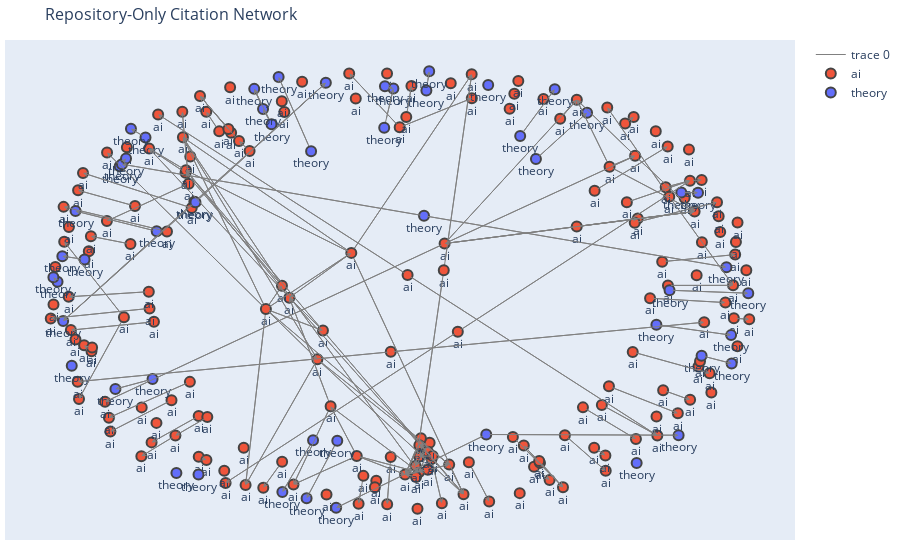

Notebook cell for this chart:
### Code cell
sub_areas_of_interest = ['ai','theory']  # Replace with your desired sub-area
theory_graph = filter_graph_by_sub_areas(G, sub_areas_of_interest)
draw_graph_plotly(theory_graph, sample_fraction=1.0)

### Figure 1 — Plotly figure (JSON) as saved in the notebook; plotly's stock layout.template omitted (floating-point values rounded to 4 significant figures; data arrays with more than 128 entries replaced by an {"elided": "..."} marker saying what was removed)
{"data": [{"hoverinfo": "none", "line": {"color": "gray", "width": 1}, "mode": "lines", "type": "scatter", "x": {"elided": "492 float values"}, "y": {"elided": "492 float values"}}, {"hoverinfo": "text", "marker": {"color": "#EF553B", "line": {"width": 2}, "size": 10}, "mode": "markers+text", "name": "ai", "text": {"elided": "185 str values"}, "textposition": "bottom center", "type": "scatter", "x": {"elided": "185 float values"}, "y": {"elided": "185 float values"}}, {"hoverinfo": "text", "marker": {"color": "#636EFA", "line": {"width": 2}, "size": 10}, "mode": "markers+text", "name": "theory", "text": ["theory", "theory", "theory", "theory", "theory", "theory", "theory", "theory", "theory", "theory", "theory", "theory", "theory", "theory", "theory", "theory", "theory", "theory", "theory", "theory", "theory", "theory", "theory", "theory", "theory", "theory", "theory", "theory", "theory", "theory", "theory", "theory", "theory", "theory", "theory", "theory", "theory", "theory", "theory", "theory", "theory", "theory", "theory", "theory", "theory", "theory", "theory", "theory", "theory", "theory", "theory", "theory", "theory"], "textposition": "bottom center", "type": "scatter", "x": [-0.7537, -0.5342, -0.5957, -0.8872, 0.6864, 0.09403, -0.7474, 0.2728, 0.4058, 0.5482, -0.01686, 0.008692, 0.7413, 0.9495, -0.3308, -0.3789, -0.3543, 0.2674, -0.1508, 0.8033, 0.778, 0.9973, -0.6622, -0.7656, 0.8107, 0.8573, -0.9268, -0.9383, -0.215, -0.3005, -0.736, -0.6506, -0.8767, -0.01481, -0.2205, -0.3109, 0.3619, 0.4583, -0.1476, -0.233, 0.9365, -0.5458, -0.9111, -0.5427, -0.8515, -0.9135, 0.8672, 0.951, -0.1794, -0.6818, -0.7223, 0.1006, 0.1085], "y": [0.5639, -0.8128, -0.8064, -0.3268, -0.7612, 0.3431, 0.5735, 0.9276, 0.5964, 0.8036, 0.736, 0.9117, -0.1437, -0.19, 0.7518, 0.91, 0.8205, -0.634, -0.9617, -0.6371, 0.01036, -0.002809, -0.3863, -0.4309, 0.4466, 0.4464, 0.04787, 0.06878, -0.6594, -0.8909, 0.5988, 0.2741, 0.3641, 0.922, 0.6315, 0.963, 0.6995, 0.9084, -0.6616, -0.919, 0.1134, 0.4056, -0.1269, 0.4035, 0.1481, 0.1625, -0.2821, -0.3167, 0.937, 0.6932, 0.7317, 0.9024, 0.9887]}], "layout": {"annotations": [{"arrowcolor": "gray", "arrowhead": 3, "arrowsize": 1, "arrowwidth": 1, "ax": 0.7672, "axref": "x", "ay": 0.4709, "ayref": "y", "showarrow": true, "x": 0.8349, "xref": "x", "y": 0.4999, "yref": "y"}, {"arrowcolor": "gray", "arrowhead": 3, "arrowsize": 1, "arrowwidth": 1, "ax": -0.711, "axref": "x", "ay": 0.3864, "ayref": "y", "showarrow": true, "x": -0.8696, "xref": "x", "y": 0.4569, "yref": "y"}, {"arrowcolor": "gray", "arrowhead": 3, "arrowsize": 1, "arrowwidth": 1, "ax": -0.4433, "axref": "x", "ay": 0.7144, "ayref": "y", "showarrow": true, "x": -0.53, "xref": "x", "y": 0.8783, "yref": "y"}, {"arrowcolor": "gray", "arrowhead": 3, "arrowsize": 1, "arrowwidth": 1, "ax": -0.5336, "axref": "x", "ay": -0.5516, "ayref": "y", "showarrow": true, "x": -0.6649, "xref": "x", "y": -0.6692, "yref": "y"}, {"arrowcolor": "gray", "arrowhead": 3, "arrowsize": 1, "arrowwidth": 1, "ax": 0.4005, "axref": "x", "ay": -0.7785, "ayref": "y", "showarrow": true, "x": 0.4438, "xref": "x", "y": -0.837, "yref": "y"}, {"arrowcolor": "gray", "arrowhead": 3, "arrowsize": 1, "arrowwidth": 1, "ax": 0.0446, "axref": "x", "ay": 0.7848, "ayref": "y", "showarrow": true, "x": 0.059, "xref": "x", "y": 0.9224, "yref": "y"}, {"arrowcolor": "gray", "arrowhead": 3, "arrowsize": 1, "arrowwidth": 1, "ax": 0.219, "axref": "x", "ay": -0.7577, "ayref": "y", "showarrow": true, "x": 0.2756, "xref": "x", "y": -0.9328, "yref": "y"}, {"arrowcolor": "gray", "arrowhead": 3, "arrowsize": 1, "arrowwidth": 1, "ax": -0.3464, "axref": "x", "ay": -0.07382, "ayref": "y", "showarrow": true, "x": -0.203, "xref": "x", "y": -0.298, "yref": "y"}, {"arrowcolor": "gray", "arrowhead": 3, "arrowsize": 1, "arrowwidth": 1, "ax": -0.3464, "axref": "x", "ay": -0.07382, "ayref": "y", "showarrow": true, "x": -0.1085, "xref": "x", "y": 0.1773, "yref": "y"}, {"arrowcolor": "gray", "arrowhead": 3, "arrowsize": 1, "arrowwidth": 1, "ax": -0.3464, "axref": "x", "ay": -0.07382, "ayref": "y", "showarrow": true, "x": -0.403, "xref": "x", "y": -0.8596, "yref": "y"}, {"arrowcolor": "gray", "arrowhead": 3, "arrowsize": 1, "arrowwidth": 1, "ax": -0.3464, "axref": "x", "ay": -0.07382, "ayref": "y", "showarrow": true, "x": -0.1875, "xref": "x", "y": -0.1699, "yref": "y"}, {"arrowcolor": "gray", "arrowhead": 3, "arrowsize": 1, "arrowwidth": 1, "ax": -0.3464, "axref": "x", "ay": -0.07382, "ayref": "y", "showarrow": true, "x": 0.1642, "xref": "x", "y": -0.7685, "yref": "y"}, {"arrowcolor": "gray", "arrowhead": 3, "arrowsize": 1, "arrowwidth": 1, "ax": -0.3464, "axref": "x", "ay": -0.07382, "ayref": "y", "showarrow": true, "x": -0.7889, "xref": "x", "y": 0.6253, "yref": "y"}, {"arrowcolor": "gray", "arrowhead": 3, "arrowsize": 1, "arrowwidth": 1, "ax": -0.3464, "axref": "x", "ay": -0.07382, "ayref": "y", "showarrow": true, "x": -0.5776, "xref": "x", "y": 0.6939, "yref": "y"}, {"arrowcolor": "gray", "arrowhead": 3, "arrowsize": 1, "arrowwidth": 1, "ax": -0.3464, "axref": "x", "ay": -0.07382, "ayref": "y", "showarrow": true, "x": -0.3016, "xref": "x", "y": 0.03055, "yref": "y"}, {"arrowcolor": "gray", "arrowhead": 3, "arrowsize": 1, "arrowwidth": 1, "ax": -0.203, "axref": "x", "ay": -0.298, "ayref": "y", "showarrow": true, "x": 0.1642, "xref": "x", "y": -0.7685, "yref": "y"}, {"arrowcolor": "gray", "arrowhead": 3, "arrowsize": 1, "arrowwidth": 1, "ax": -0.203, "axref": "x", "ay": -0.298, "ayref": "y", "showarrow": true, "x": -0.5776, "xref": "x", "y": 0.6939, "yref": "y"}, {"arrowcolor": "gray", "arrowhead": 3, "arrowsize": 1, "arrowwidth": 1, "ax": -0.203, "axref": "x", "ay": -0.298, "ayref": "y", "showarrow": true, "x": -0.403, "xref": "x", "y": -0.8596, "yref": "y"}, {"arrowcolor": "gray", "arrowhead": 3, "arrowsize": 1, "arrowwidth": 1, "ax": -0.203, "axref": "x", "ay": -0.298, "ayref": "y", "showarrow": true, "x": 0.2041, "xref": "x", "y": -0.9004, "yref": "y"}, {"arrowcolor": "gray", "arrowhead": 3, "arrowsize": 1, "arrowwidth": 1, "ax": -0.1085, "axref": "x", "ay": 0.1773, "ayref": "y", "showarrow": true, "x": -0.5776, "xref": "x", "y": 0.6939, "yref": "y"}, {"arrowcolor": "gray", "arrowhead": 3, "arrowsize": 1, "arrowwidth": 1, "ax": -0.1085, "axref": "x", "ay": 0.1773, "ayref": "y", "showarrow": true, "x": -0.5691, "xref": "x", "y": 0.5463, "yref": "y"}, {"arrowcolor": "gray", "arrowhead": 3, "arrowsize": 1, "arrowwidth": 1, "ax": -0.1085, "axref": "x", "ay": 0.1773, "ayref": "y", "showarrow": true, "x": 0.2268, "xref": "x", "y": 0.9749, "yref": "y"}, {"arrowcolor": "gray", "arrowhead": 3, "arrowsize": 1, "arrowwidth": 1, "ax": -0.1085, "axref": "x", "ay": 0.1773, "ayref": "y", "showarrow": true, "x": 0.2041, "xref": "x", "y": -0.9004, "yref": "y"}, {"arrowcolor": "gray", "arrowhead": 3, "arrowsize": 1, "arrowwidth": 1, "ax": -0.1085, "axref": "x", "ay": 0.1773, "ayref": "y", "showarrow": true, "x": -0.2811, "xref": "x", "y": -0.02294, "yref": "y"}, {"arrowcolor": "gray", "arrowhead": 3, "arrowsize": 1, "arrowwidth": 1, "ax": -0.1875, "axref": "x", "ay": -0.1699, "ayref": "y", "showarrow": true, "x": -0.2811, "xref": "x", "y": -0.02294, "yref": "y"}, {"arrowcolor": "gray", "arrowhead": 3, "arrowsize": 1, "arrowwidth": 1, "ax": -0.1875, "axref": "x", "ay": -0.1699, "ayref": "y", "showarrow": true, "x": 0.2041, "xref": "x", "y": -0.9004, "yref": "y"}, {"arrowcolor": "gray", "arrowhead": 3, "arrowsize": 1, "arrowwidth": 1, "ax": -0.1875, "axref": "x", "ay": -0.1699, "ayref": "y", "showarrow": true, "x": -0.5691, "xref": "x", "y": 0.5463, "yref": "y"}, {"arrowcolor": "gray", "arrowhead": 3, "arrowsize": 1, "arrowwidth": 1, "ax": 0.1642, "axref": "x", "ay": -0.7685, "ayref": "y", "showarrow": true, "x": 0.2041, "xref": "x", "y": -0.9004, "yref": "y"}, {"arrowcolor": "gray", "arrowhead": 3, "arrowsize": 1, "arrowwidth": 1, "ax": -0.2811, "axref": "x", "ay": -0.02294, "ayref": "y", "showarrow": true, "x": -0.5691, "xref": "x", "y": 0.5463, "yref": "y"}, {"arrowcolor": "gray", "arrowhead": 3, "arrowsize": 1, "arrowwidth": 1, "ax": -0.2811, "axref": "x", "ay": -0.02294, "ayref": "y", "showarrow": true, "x": -0.6717, "xref": "x", "y": 0.6439, "yref": "y"}, {"arrowcolor": "gray", "arrowhead": 3, "arrowsize": 1, "arrowwidth": 1, "ax": -0.2811, "axref": "x", "ay": -0.02294, "ayref": "y", "showarrow": true, "x": 0.2041, "xref": "x", "y": -0.9004, "yref": "y"}, {"arrowcolor": "gray", "arrowhead": 3, "arrowsize": 1, "arrowwidth": 1, "ax": 0.6542, "axref": "x", "ay": 0.755, "ayref": "y", "showarrow": true, "x": 0.6781, "xref": "x", "y": 0.7845, "yref": "y"}, {"arrowcolor": "gray", "arrowhead": 3, "arrowsize": 1, "arrowwidth": 1, "ax": -0.5582, "axref": "x", "ay": -0.3989, "ayref": "y", "showarrow": true, "x": -0.7836, "xref": "x", "y": -0.5587, "yref": "y"}, {"arrowcolor": "gray", "arrowhead": 3, "arrowsize": 1, "arrowwidth": 1, "ax": -0.3016, "axref": "x", "ay": 0.03055, "ayref": "y", "showarrow": true, "x": -0.5776, "xref": "x", "y": 0.6939, "yref": "y"}, {"arrowcolor": "gray", "arrowhead": 3, "arrowsize": 1, "arrowwidth": 1, "ax": -0.3016, "axref": "x", "ay": 0.03055, "ayref": "y", "showarrow": true, "x": -0.5703, "xref": "x", "y": 0.5352, "yref": "y"}, {"arrowcolor": "gray", "arrowhead": 3, "arrowsize": 1, "arrowwidth": 1, "ax": -0.3016, "axref": "x", "ay": 0.03055, "ayref": "y", "showarrow": true, "x": 0.07984, "xref": "x", "y": -0.8029, "yref": "y"}, {"arrowcolor": "gray", "arrowhead": 3, "arrowsize": 1, "arrowwidth": 1, "ax": -0.5703, "axref": "x", "ay": 0.5352, "ayref": "y", "showarrow": true, "x": -0.6717, "xref": "x", "y": 0.6439, "yref": "y"}, {"arrowcolor": "gray", "arrowhead": 3, "arrowsize": 1, "arrowwidth": 1, "ax": 0.07984, "axref": "x", "ay": -0.8029, "ayref": "y", "showarrow": true, "x": 0.04134, "xref": "x", "y": -0.8123, "yref": "y"}, {"arrowcolor": "gray", "arrowhead": 3, "arrowsize": 1, "arrowwidth": 1, "ax": -0.4765, "axref": "x", "ay": 0.7202, "ayref": "y", "showarrow": true, "x": -0.5124, "xref": "x", "y": 0.8075, "yref": "y"}, {"arrowcolor": "gray", "arrowhead": 3, "arrowsize": 1, "arrowwidth": 1, "ax": -0.6219, "axref": "x", "ay": 0.2732, "ayref": "y", "showarrow": true, "x": -0.9099, "xref": "x", "y": 0.3829, "yref": "y"}, {"arrowcolor": "gray", "arrowhead": 3, "arrowsize": 1, "arrowwidth": 1, "ax": 0.4864, "axref": "x", "ay": -0.6369, "ayref": "y", "showarrow": true, "x": 0.6002, "xref": "x", "y": -0.7963, "yref": "y"}, {"arrowcolor": "gray", "arrowhead": 3, "arrowsize": 1, "arrowwidth": 1, "ax": 0.7574, "axref": "x", "ay": 0.138, "ayref": "y", "showarrow": true, "x": 0.9608, "xref": "x", "y": 0.1696, "yref": "y"}, {"arrowcolor": "gray", "arrowhead": 3, "arrowsize": 1, "arrowwidth": 1, "ax": 0.1047, "axref": "x", "ay": -0.791, "ayref": "y", "showarrow": true, "x": 0.1642, "xref": "x", "y": -0.7685, "yref": "y"}, {"arrowcolor": "gray", "arrowhead": 3, "arrowsize": 1, "arrowwidth": 1, "ax": 0.1047, "axref": "x", "ay": -0.791, "ayref": "y", "showarrow": true, "x": 0.07984, "xref": "x", "y": -0.8029, "yref": "y"}, {"arrowcolor": "gray", "arrowhead": 3, "arrowsize": 1, "arrowwidth": 1, "ax": 0.1047, "axref": "x", "ay": -0.791, "ayref": "y", "showarrow": true, "x": 0.04134, "xref": "x", "y": -0.8123, "yref": "y"}, {"arrowcolor": "gray", "arrowhead": 3, "arrowsize": 1, "arrowwidth": 1, "ax": 0.6895, "axref": "x", "ay": 0.3307, "ayref": "y", "showarrow": true, "x": 0.8478, "xref": "x", "y": 0.3621, "yref": "y"}, {"arrowcolor": "gray", "arrowhead": 3, "arrowsize": 1, "arrowwidth": 1, "ax": 0.5195, "axref": "x", "ay": 0.2951, "ayref": "y", "showarrow": true, "x": 0.6895, "xref": "x", "y": 0.3307, "yref": "y"}, {"arrowcolor": "gray", "arrowhead": 3, "arrowsize": 1, "arrowwidth": 1, "ax": 0.5195, "axref": "x", "ay": 0.2951, "ayref": "y", "showarrow": true, "x": 0.8478, "xref": "x", "y": 0.3621, "yref": "y"}, {"arrowcolor": "gray", "arrowhead": 3, "arrowsize": 1, "arrowwidth": 1, "ax": 0.5195, "axref": "x", "ay": 0.2951, "ayref": "y", "showarrow": true, "x": 0.1514, "xref": "x", "y": 0.219, "yref": "y"}, {"arrowcolor": "gray", "arrowhead": 3, "arrowsize": 1, "arrowwidth": 1, "ax": 0.7237, "axref": "x", "ay": -0.02529, "ayref": "y", "showarrow": true, "x": 0.9336, "xref": "x", "y": -0.04463, "yref": "y"}, {"arrowcolor": "gray", "arrowhead": 3, "arrowsize": 1, "arrowwidth": 1, "ax": 0.07051, "axref": "x", "ay": -0.7752, "ayref": "y", "showarrow": true, "x": 0.04134, "xref": "x", "y": -0.8123, "yref": "y"}, {"arrowcolor": "gray", "arrowhead": 3, "arrowsize": 1, "arrowwidth": 1, "ax": 0.1097, "axref": "x", "ay": -0.6712, "ayref": "y", "showarrow": true, "x": 0.07051, "xref": "x", "y": -0.7752, "yref": "y"}, {"arrowcolor": "gray", "arrowhead": 3, "arrowsize": 1, "arrowwidth": 1, "ax": 0.1097, "axref": "x", "ay": -0.6712, "ayref": "y", "showarrow": true, "x": 0.08107, "xref": "x", "y": -0.7319, "yref": "y"}, {"arrowcolor": "gray", "arrowhead": 3, "arrowsize": 1, "arrowwidth": 1, "ax": 0.1097, "axref": "x", "ay": -0.6712, "ayref": "y", "showarrow": true, "x": 0.08106, "xref": "x", "y": -0.682, "yref": "y"}, {"arrowcolor": "gray", "arrowhead": 3, "arrowsize": 1, "arrowwidth": 1, "ax": 0.1491, "axref": "x", "ay": 0.0994, "ayref": "y", "showarrow": true, "x": 0.07051, "xref": "x", "y": -0.7752, "yref": "y"}, {"arrowcolor": "gray", "arrowhead": 3, "arrowsize": 1, "arrowwidth": 1, "ax": 0.1491, "axref": "x", "ay": 0.0994, "ayref": "y", "showarrow": true, "x": 0.2268, "xref": "x", "y": 0.9749, "yref": "y"}, {"arrowcolor": "gray", "arrowhead": 3, "arrowsize": 1, "arrowwidth": 1, "ax": 0.08107, "axref": "x", "ay": -0.7319, "ayref": "y", "showarrow": true, "x": 0.07051, "xref": "x", "y": -0.7752, "yref": "y"}, {"arrowcolor": "gray", "arrowhead": 3, "arrowsize": 1, "arrowwidth": 1, "ax": 0.08107, "axref": "x", "ay": -0.7319, "ayref": "y", "showarrow": true, "x": 0.04134, "xref": "x", "y": -0.8123, "yref": "y"}, {"arrowcolor": "gray", "arrowhead": 3, "arrowsize": 1, "arrowwidth": 1, "ax": 0.1882, "axref": "x", "ay": -0.1746, "ayref": "y", "showarrow": true, "x": -0.4587, "xref": "x", "y": -0.8502, "yref": "y"}, {"arrowcolor": "gray", "arrowhead": 3, "arrowsize": 1, "arrowwidth": 1, "ax": 0.1882, "axref": "x", "ay": -0.1746, "ayref": "y", "showarrow": true, "x": 0.8349, "xref": "x", "y": 0.4999, "yref": "y"}, {"arrowcolor": "gray", "arrowhead": 3, "arrowsize": 1, "arrowwidth": 1, "ax": 0.5693, "axref": "x", "ay": 0.4549, "ayref": "y", "showarrow": true, "x": 0.7729, "xref": "x", "y": 0.6529, "yref": "y"}, {"arrowcolor": "gray", "arrowhead": 3, "arrowsize": 1, "arrowwidth": 1, "ax": 0.5893, "axref": "x", "ay": -0.5018, "ayref": "y", "showarrow": true, "x": 0.7439, "xref": "x", "y": -0.6385, "yref": "y"}, {"arrowcolor": "gray", "arrowhead": 3, "arrowsize": 1, "arrowwidth": 1, "ax": 0.4733, "axref": "x", "ay": 0.7764, "ayref": "y", "showarrow": true, "x": 0.5197, "xref": "x", "y": 0.8612, "yref": "y"}, {"arrowcolor": "gray", "arrowhead": 3, "arrowsize": 1, "arrowwidth": 1, "ax": -0.8323, "axref": "x", "ay": -0.2618, "ayref": "y", "showarrow": true, "x": -0.8529, "xref": "x", "y": -0.2353, "yref": "y"}, {"arrowcolor": "gray", "arrowhead": 3, "arrowsize": 1, "arrowwidth": 1, "ax": -0.6705, "axref": "x", "ay": -0.07073, "ayref": "y", "showarrow": true, "x": -0.9457, "xref": "x", "y": -0.1157, "yref": "y"}, {"arrowcolor": "gray", "arrowhead": 3, "arrowsize": 1, "arrowwidth": 1, "ax": -0.09338, "axref": "x", "ay": -0.7297, "ayref": "y", "showarrow": true, "x": -0.2696, "xref": "x", "y": -0.8576, "yref": "y"}, {"arrowcolor": "gray", "arrowhead": 3, "arrowsize": 1, "arrowwidth": 1, "ax": -0.09338, "axref": "x", "ay": -0.7297, "ayref": "y", "showarrow": true, "x": 0.07984, "xref": "x", "y": -0.8029, "yref": "y"}, {"arrowcolor": "gray", "arrowhead": 3, "arrowsize": 1, "arrowwidth": 1, "ax": -0.09338, "axref": "x", "ay": -0.7297, "ayref": "y", "showarrow": true, "x": 0.04134, "xref": "x", "y": -0.8123, "yref": "y"}, {"arrowcolor": "gray", "arrowhead": 3, "arrowsize": 1, "arrowwidth": 1, "ax": -0.09338, "axref": "x", "ay": -0.7297, "ayref": "y", "showarrow": true, "x": -0.1661, "xref": "x", "y": -0.5077, "yref": "y"}, {"arrowcolor": "gray", "arrowhead": 3, "arrowsize": 1, "arrowwidth": 1, "ax": 0.02623, "axref": "x", "ay": 0.7386, "ayref": "y", "showarrow": true, "x": 0.2272, "xref": "x", "y": 0.8679, "yref": "y"}, {"arrowcolor": "gray", "arrowhead": 3, "arrowsize": 1, "arrowwidth": 1, "ax": 0.02623, "axref": "x", "ay": 0.7386, "ayref": "y", "showarrow": true, "x": -0.1144, "xref": "x", "y": 0.9789, "yref": "y"}, {"arrowcolor": "gray", "arrowhead": 3, "arrowsize": 1, "arrowwidth": 1, "ax": -0.03896, "axref": "x", "ay": -0.8407, "ayref": "y", "showarrow": true, "x": -0.04289, "xref": "x", "y": -0.8698, "yref": "y"}, {"arrowcolor": "gray", "arrowhead": 3, "arrowsize": 1, "arrowwidth": 1, "ax": 0.001477, "axref": "x", "ay": -0.2647, "ayref": "y", "showarrow": true, "x": 0.8745, "xref": "x", "y": -0.1324, "yref": "y"}, {"arrowcolor": "gray", "arrowhead": 3, "arrowsize": 1, "arrowwidth": 1, "ax": 0.001477, "axref": "x", "ay": -0.2647, "ayref": "y", "showarrow": true, "x": -0.8708, "xref": "x", "y": -0.3979, "yref": "y"}, {"arrowcolor": "gray", "arrowhead": 3, "arrowsize": 1, "arrowwidth": 1, "ax": -0.6582, "axref": "x", "ay": -0.1308, "ayref": "y", "showarrow": true, "x": -0.8897, "xref": "x", "y": -0.1676, "yref": "y"}, {"arrowcolor": "gray", "arrowhead": 3, "arrowsize": 1, "arrowwidth": 1, "ax": 0.6109, "axref": "x", "ay": 0.5626, "ayref": "y", "showarrow": true, "x": 0.8478, "xref": "x", "y": 0.3621, "yref": "y"}, {"arrowcolor": "gray", "arrowhead": 3, "arrowsize": 1, "arrowwidth": 1, "ax": 0.6109, "axref": "x", "ay": 0.5626, "ayref": "y", "showarrow": true, "x": 0.682, "xref": "x", "y": 0.6109, "yref": "y"}, {"arrowcolor": "gray", "arrowhead": 3, "arrowsize": 1, "arrowwidth": 1, "ax": 0.6109, "axref": "x", "ay": 0.5626, "ayref": "y", "showarrow": true, "x": 0.5197, "xref": "x", "y": 0.8612, "yref": "y"}, {"arrowcolor": "gray", "arrowhead": 3, "arrowsize": 1, "arrowwidth": 1, "ax": 0.682, "axref": "x", "ay": 0.6109, "ayref": "y", "showarrow": true, "x": 0.5197, "xref": "x", "y": 0.8612, "yref": "y"}, {"arrowcolor": "gray", "arrowhead": 3, "arrowsize": 1, "arrowwidth": 1, "ax": 0.682, "axref": "x", "ay": 0.6109, "ayref": "y", "showarrow": true, "x": 0.8478, "xref": "x", "y": 0.3621, "yref": "y"}, {"arrowcolor": "gray", "arrowhead": 3, "arrowsize": 1, "arrowwidth": 1, "ax": -0.295, "axref": "x", "ay": 0.8069, "ayref": "y", "showarrow": true, "x": -0.3021, "xref": "x", "y": 0.8552, "yref": "y"}, {"arrowcolor": "gray", "arrowhead": 3, "arrowsize": 1, "arrowwidth": 1, "ax": 0.3416, "axref": "x", "ay": -0.6447, "ayref": "y", "showarrow": true, "x": 0.4811, "xref": "x", "y": -0.8698, "yref": "y"}, {"arrowcolor": "gray", "arrowhead": 3, "arrowsize": 1, "arrowwidth": 1, "ax": -0.7237, "axref": "x", "ay": 0.2169, "ayref": "y", "showarrow": true, "x": -0.8339, "xref": "x", "y": 0.2514, "yref": "y"}, {"arrowcolor": "gray", "arrowhead": 3, "arrowsize": 1, "arrowwidth": 1, "ax": 0.8585, "axref": "x", "ay": -0.3301, "ayref": "y", "showarrow": true, "x": 0.8629, "xref": "x", "y": -0.3066, "yref": "y"}, {"arrowcolor": "gray", "arrowhead": 3, "arrowsize": 1, "arrowwidth": 1, "ax": -0.3012, "axref": "x", "ay": -0.7553, "ayref": "y", "showarrow": true, "x": -0.3537, "xref": "x", "y": -0.8716, "yref": "y"}, {"arrowcolor": "gray", "arrowhead": 3, "arrowsize": 1, "arrowwidth": 1, "ax": 0.7735, "axref": "x", "ay": 0.03202, "ayref": "y", "showarrow": true, "x": 0.955, "xref": "x", "y": 0.03228, "yref": "y"}, {"arrowcolor": "gray", "arrowhead": 3, "arrowsize": 1, "arrowwidth": 1, "ax": -0.5614, "axref": "x", "ay": 0.4867, "ayref": "y", "showarrow": true, "x": -0.5793, "xref": "x", "y": 0.8077, "yref": "y"}, {"arrowcolor": "gray", "arrowhead": 3, "arrowsize": 1, "arrowwidth": 1, "ax": -0.5614, "axref": "x", "ay": 0.4867, "ayref": "y", "showarrow": true, "x": -0.7893, "xref": "x", "y": 0.3198, "yref": "y"}, {"arrowcolor": "gray", "arrowhead": 3, "arrowsize": 1, "arrowwidth": 1, "ax": 0.8349, "axref": "x", "ay": 0.4999, "ayref": "y", "showarrow": true, "x": 0.8674, "xref": "x", "y": 0.503, "yref": "y"}, {"arrowcolor": "gray", "arrowhead": 3, "arrowsize": 1, "arrowwidth": 1, "ax": 0.659, "axref": "x", "ay": 0.4036, "ayref": "y", "showarrow": true, "x": 0.8349, "xref": "x", "y": 0.4999, "yref": "y"}, {"arrowcolor": "gray", "arrowhead": 3, "arrowsize": 1, "arrowwidth": 1, "ax": -0.7419, "axref": "x", "ay": -0.11, "ayref": "y", "showarrow": true, "x": -0.9083, "xref": "x", "y": 0.2274, "yref": "y"}, {"arrowcolor": "gray", "arrowhead": 3, "arrowsize": 1, "arrowwidth": 1, "ax": -0.7419, "axref": "x", "ay": -0.11, "ayref": "y", "showarrow": true, "x": -0.867, "xref": "x", "y": -0.4752, "yref": "y"}, {"arrowcolor": "gray", "arrowhead": 3, "arrowsize": 1, "arrowwidth": 1, "ax": 0.372, "axref": "x", "ay": -0.6835, "ayref": "y", "showarrow": true, "x": 0.4811, "xref": "x", "y": -0.8698, "yref": "y"}, {"arrowcolor": "gray", "arrowhead": 3, "arrowsize": 1, "arrowwidth": 1, "ax": 0.4171, "axref": "x", "ay": -0.7608, "ayref": "y", "showarrow": true, "x": 0.372, "xref": "x", "y": -0.6835, "yref": "y"}, {"arrowcolor": "gray", "arrowhead": 3, "arrowsize": 1, "arrowwidth": 1, "ax": 0.4171, "axref": "x", "ay": -0.7608, "ayref": "y", "showarrow": true, "x": 0.4811, "xref": "x", "y": -0.8698, "yref": "y"}, {"arrowcolor": "gray", "arrowhead": 3, "arrowsize": 1, "arrowwidth": 1, "ax": 0.5368, "axref": "x", "ay": -0.5128, "ayref": "y", "showarrow": true, "x": 0.6844, "xref": "x", "y": -0.6545, "yref": "y"}, {"arrowcolor": "gray", "arrowhead": 3, "arrowsize": 1, "arrowwidth": 1, "ax": -0.451, "axref": "x", "ay": 0.7312, "ayref": "y", "showarrow": true, "x": -0.53, "xref": "x", "y": 0.8783, "yref": "y"}, {"arrowcolor": "gray", "arrowhead": 3, "arrowsize": 1, "arrowwidth": 1, "ax": -0.4213, "axref": "x", "ay": 0.6772, "ayref": "y", "showarrow": true, "x": -0.53, "xref": "x", "y": 0.8783, "yref": "y"}, {"arrowcolor": "gray", "arrowhead": 3, "arrowsize": 1, "arrowwidth": 1, "ax": -0.5335, "axref": "x", "ay": -0.7336, "ayref": "y", "showarrow": true, "x": -0.512, "xref": "x", "y": -0.7475, "yref": "y"}, {"arrowcolor": "gray", "arrowhead": 3, "arrowsize": 1, "arrowwidth": 1, "ax": 0.9572, "axref": "x", "ay": -0.1146, "ayref": "y", "showarrow": true, "x": 1, "xref": "x", "y": -0.1195, "yref": "y"}, {"arrowcolor": "gray", "arrowhead": 3, "arrowsize": 1, "arrowwidth": 1, "ax": 0.4148, "axref": "x", "ay": -0.752, "ayref": "y", "showarrow": true, "x": 0.4811, "xref": "x", "y": -0.8698, "yref": "y"}, {"arrowcolor": "gray", "arrowhead": 3, "arrowsize": 1, "arrowwidth": 1, "ax": -0.5691, "axref": "x", "ay": 0.5463, "ayref": "y", "showarrow": true, "x": -0.6717, "xref": "x", "y": 0.6439, "yref": "y"}, {"arrowcolor": "gray", "arrowhead": 3, "arrowsize": 1, "arrowwidth": 1, "ax": 0.5679, "axref": "x", "ay": -0.6931, "ayref": "y", "showarrow": true, "x": 0.5993, "xref": "x", "y": -0.7279, "yref": "y"}, {"arrowcolor": "gray", "arrowhead": 3, "arrowsize": 1, "arrowwidth": 1, "ax": 0.1514, "axref": "x", "ay": 0.219, "ayref": "y", "showarrow": true, "x": 0.5197, "xref": "x", "y": 0.8612, "yref": "y"}, {"arrowcolor": "gray", "arrowhead": 3, "arrowsize": 1, "arrowwidth": 1, "ax": 0.1514, "axref": "x", "ay": 0.219, "ayref": "y", "showarrow": true, "x": 0.8478, "xref": "x", "y": 0.3621, "yref": "y"}, {"arrowcolor": "gray", "arrowhead": 3, "arrowsize": 1, "arrowwidth": 1, "ax": 0.1514, "axref": "x", "ay": 0.219, "ayref": "y", "showarrow": true, "x": -0.7945, "xref": "x", "y": -0.4879, "yref": "y"}, {"arrowcolor": "gray", "arrowhead": 3, "arrowsize": 1, "arrowwidth": 1, "ax": 0.1514, "axref": "x", "ay": 0.219, "ayref": "y", "showarrow": true, "x": 0.682, "xref": "x", "y": 0.6109, "yref": "y"}, {"arrowcolor": "gray", "arrowhead": 3, "arrowsize": 1, "arrowwidth": 1, "ax": -0.5531, "axref": "x", "ay": 0.378, "ayref": "y", "showarrow": true, "x": -0.8559, "xref": "x", "y": 0.5345, "yref": "y"}, {"arrowcolor": "gray", "arrowhead": 3, "arrowsize": 1, "arrowwidth": 1, "ax": 0.08547, "axref": "x", "ay": -0.6507, "ayref": "y", "showarrow": true, "x": 0.04134, "xref": "x", "y": -0.8123, "yref": "y"}, {"arrowcolor": "gray", "arrowhead": 3, "arrowsize": 1, "arrowwidth": 1, "ax": 0.08106, "axref": "x", "ay": -0.682, "ayref": "y", "showarrow": true, "x": 0.04134, "xref": "x", "y": -0.8123, "yref": "y"}, {"arrowcolor": "gray", "arrowhead": 3, "arrowsize": 1, "arrowwidth": 1, "ax": -0.6725, "axref": "x", "ay": 0.003903, "ayref": "y", "showarrow": true, "x": -0.8957, "xref": "x", "y": -0.01891, "yref": "y"}, {"arrowcolor": "gray", "arrowhead": 3, "arrowsize": 1, "arrowwidth": 1, "ax": 0.1151, "axref": "x", "ay": -0.7429, "ayref": "y", "showarrow": true, "x": 0.1437, "xref": "x", "y": -0.9406, "yref": "y"}, {"arrowcolor": "gray", "arrowhead": 3, "arrowsize": 1, "arrowwidth": 1, "ax": 0.681, "axref": "x", "ay": 0.3123, "ayref": "y", "showarrow": true, "x": 0.9103, "xref": "x", "y": 0.4039, "yref": "y"}, {"arrowcolor": "gray", "arrowhead": 3, "arrowsize": 1, "arrowwidth": 1, "ax": 0.7772, "axref": "x", "ay": 0.4286, "ayref": "y", "showarrow": true, "x": 0.6045, "xref": "x", "y": 0.8272, "yref": "y"}, {"arrowcolor": "gray", "arrowhead": 3, "arrowsize": 1, "arrowwidth": 1, "ax": 0.7772, "axref": "x", "ay": 0.4286, "ayref": "y", "showarrow": true, "x": 0.955, "xref": "x", "y": 0.03228, "yref": "y"}, {"arrowcolor": "gray", "arrowhead": 3, "arrowsize": 1, "arrowwidth": 1, "ax": -0.07481, "axref": "x", "ay": -0.8188, "ayref": "y", "showarrow": true, "x": -0.08818, "xref": "x", "y": -0.9431, "yref": "y"}, {"arrowcolor": "gray", "arrowhead": 3, "arrowsize": 1, "arrowwidth": 1, "ax": -0.3919, "axref": "x", "ay": 0.6326, "ayref": "y", "showarrow": true, "x": -0.4213, "xref": "x", "y": 0.6772, "yref": "y"}, {"arrowcolor": "gray", "arrowhead": 3, "arrowsize": 1, "arrowwidth": 1, "ax": 0.6754, "axref": "x", "ay": -0.2653, "ayref": "y", "showarrow": true, "x": 0.8896, "xref": "x", "y": -0.3606, "yref": "y"}, {"arrowcolor": "gray", "arrowhead": 3, "arrowsize": 1, "arrowwidth": 1, "ax": 0.6092, "axref": "x", "ay": -0.4187, "ayref": "y", "showarrow": true, "x": 0.8011, "xref": "x", "y": -0.5392, "yref": "y"}, {"arrowcolor": "gray", "arrowhead": 3, "arrowsize": 1, "arrowwidth": 1, "ax": 0.7601, "axref": "x", "ay": -0.4361, "ayref": "y", "showarrow": true, "x": 0.8353, "xref": "x", "y": -0.4793, "yref": "y"}, {"arrowcolor": "gray", "arrowhead": 3, "arrowsize": 1, "arrowwidth": 1, "ax": 0.04829, "axref": "x", "ay": 0.07889, "ayref": "y", "showarrow": true, "x": -0.6467, "xref": "x", "y": 0.796, "yref": "y"}, {"arrowcolor": "gray", "arrowhead": 3, "arrowsize": 1, "arrowwidth": 1, "ax": 0.04829, "axref": "x", "ay": 0.07889, "ayref": "y", "showarrow": true, "x": 0.7439, "xref": "x", "y": -0.6385, "yref": "y"}, {"arrowcolor": "gray", "arrowhead": 3, "arrowsize": 1, "arrowwidth": 1, "ax": 0.105, "axref": "x", "ay": -0.7107, "ayref": "y", "showarrow": true, "x": 0.08107, "xref": "x", "y": -0.7319, "yref": "y"}, {"arrowcolor": "gray", "arrowhead": 3, "arrowsize": 1, "arrowwidth": 1, "ax": 0.105, "axref": "x", "ay": -0.7107, "ayref": "y", "showarrow": true, "x": 0.07984, "xref": "x", "y": -0.8029, "yref": "y"}, {"arrowcolor": "gray", "arrowhead": 3, "arrowsize": 1, "arrowwidth": 1, "ax": 0.105, "axref": "x", "ay": -0.7107, "ayref": "y", "showarrow": true, "x": 0.08106, "xref": "x", "y": -0.682, "yref": "y"}, {"arrowcolor": "gray", "arrowhead": 3, "arrowsize": 1, "arrowwidth": 1, "ax": -0.5096, "axref": "x", "ay": -0.5563, "ayref": "y", "showarrow": true, "x": -0.5985, "xref": "x", "y": -0.6388, "yref": "y"}, {"arrowcolor": "gray", "arrowhead": 3, "arrowsize": 1, "arrowwidth": 1, "ax": -0.5985, "axref": "x", "ay": -0.6388, "ayref": "y", "showarrow": true, "x": -0.6934, "xref": "x", "y": -0.7311, "yref": "y"}, {"arrowcolor": "gray", "arrowhead": 3, "arrowsize": 1, "arrowwidth": 1, "ax": -0.6093, "axref": "x", "ay": -0.4807, "ayref": "y", "showarrow": true, "x": -0.7796, "xref": "x", "y": -0.6211, "yref": "y"}, {"arrowcolor": "gray", "arrowhead": 3, "arrowsize": 1, "arrowwidth": 1, "ax": 0.001321, "axref": "x", "ay": -0.7341, "ayref": "y", "showarrow": true, "x": -0.008569, "xref": "x", "y": -0.9456, "yref": "y"}, {"arrowcolor": "gray", "arrowhead": 3, "arrowsize": 1, "arrowwidth": 1, "ax": -0.1661, "axref": "x", "ay": -0.5077, "ayref": "y", "showarrow": true, "x": -0.2811, "xref": "x", "y": -0.02294, "yref": "y"}, {"arrowcolor": "gray", "arrowhead": 3, "arrowsize": 1, "arrowwidth": 1, "ax": -0.1661, "axref": "x", "ay": -0.5077, "ayref": "y", "showarrow": true, "x": 0.07984, "xref": "x", "y": -0.8029, "yref": "y"}, {"arrowcolor": "gray", "arrowhead": 3, "arrowsize": 1, "arrowwidth": 1, "ax": -0.1661, "axref": "x", "ay": -0.5077, "ayref": "y", "showarrow": true, "x": -0.2696, "xref": "x", "y": -0.8576, "yref": "y"}, {"arrowcolor": "gray", "arrowhead": 3, "arrowsize": 1, "arrowwidth": 1, "ax": 0.07186, "axref": "x", "ay": -0.8235, "ayref": "y", "showarrow": true, "x": 0.07984, "xref": "x", "y": -0.8029, "yref": "y"}, {"arrowcolor": "gray", "arrowhead": 3, "arrowsize": 1, "arrowwidth": 1, "ax": 0.07186, "axref": "x", "ay": -0.8235, "ayref": "y", "showarrow": true, "x": 0.04134, "xref": "x", "y": -0.8123, "yref": "y"}, {"arrowcolor": "gray", "arrowhead": 3, "arrowsize": 1, "arrowwidth": 1, "ax": 0.1182, "axref": "x", "ay": -0.7295, "ayref": "y", "showarrow": true, "x": 0.08107, "xref": "x", "y": -0.7319, "yref": "y"}, {"arrowcolor": "gray", "arrowhead": 3, "arrowsize": 1, "arrowwidth": 1, "ax": -0.7537, "axref": "x", "ay": 0.5639, "ayref": "y", "showarrow": true, "x": -0.736, "xref": "x", "y": 0.5988, "yref": "y"}, {"arrowcolor": "gray", "arrowhead": 3, "arrowsize": 1, "arrowwidth": 1, "ax": 0.09403, "axref": "x", "ay": 0.3431, "ayref": "y", "showarrow": true, "x": -0.7474, "xref": "x", "y": 0.5735, "yref": "y"}, {"arrowcolor": "gray", "arrowhead": 3, "arrowsize": 1, "arrowwidth": 1, "ax": 0.09403, "axref": "x", "ay": 0.3431, "ayref": "y", "showarrow": true, "x": 0.9365, "xref": "x", "y": 0.1134, "yref": "y"}, {"arrowcolor": "gray", "arrowhead": 3, "arrowsize": 1, "arrowwidth": 1, "ax": 0.4058, "axref": "x", "ay": 0.5964, "ayref": "y", "showarrow": true, "x": 0.5482, "xref": "x", "y": 0.8036, "yref": "y"}, {"arrowcolor": "gray", "arrowhead": 3, "arrowsize": 1, "arrowwidth": 1, "ax": -0.01686, "axref": "x", "ay": 0.736, "ayref": "y", "showarrow": true, "x": 0.008692, "xref": "x", "y": 0.9117, "yref": "y"}, {"arrowcolor": "gray", "arrowhead": 3, "arrowsize": 1, "arrowwidth": 1, "ax": 0.7413, "axref": "x", "ay": -0.1437, "ayref": "y", "showarrow": true, "x": 0.9495, "xref": "x", "y": -0.19, "yref": "y"}, {"arrowcolor": "gray", "arrowhead": 3, "arrowsize": 1, "arrowwidth": 1, "ax": -0.3308, "axref": "x", "ay": 0.7518, "ayref": "y", "showarrow": true, "x": -0.3789, "xref": "x", "y": 0.91, "yref": "y"}, {"arrowcolor": "gray", "arrowhead": 3, "arrowsize": 1, "arrowwidth": 1, "ax": -0.3308, "axref": "x", "ay": 0.7518, "ayref": "y", "showarrow": true, "x": -0.3543, "xref": "x", "y": 0.8205, "yref": "y"}, {"arrowcolor": "gray", "arrowhead": 3, "arrowsize": 1, "arrowwidth": 1, "ax": -0.3543, "axref": "x", "ay": 0.8205, "ayref": "y", "showarrow": true, "x": -0.3789, "xref": "x", "y": 0.91, "yref": "y"}, {"arrowcolor": "gray", "arrowhead": 3, "arrowsize": 1, "arrowwidth": 1, "ax": 0.2674, "axref": "x", "ay": -0.634, "ayref": "y", "showarrow": true, "x": -0.1508, "xref": "x", "y": -0.9617, "yref": "y"}, {"arrowcolor": "gray", "arrowhead": 3, "arrowsize": 1, "arrowwidth": 1, "ax": 0.2674, "axref": "x", "ay": -0.634, "ayref": "y", "showarrow": true, "x": 0.8033, "xref": "x", "y": -0.6371, "yref": "y"}, {"arrowcolor": "gray", "arrowhead": 3, "arrowsize": 1, "arrowwidth": 1, "ax": 0.778, "axref": "x", "ay": 0.01036, "ayref": "y", "showarrow": true, "x": 0.9973, "xref": "x", "y": -0.002809, "yref": "y"}, {"arrowcolor": "gray", "arrowhead": 3, "arrowsize": 1, "arrowwidth": 1, "ax": -0.6622, "axref": "x", "ay": -0.3863, "ayref": "y", "showarrow": true, "x": -0.7656, "xref": "x", "y": -0.4309, "yref": "y"}, {"arrowcolor": "gray", "arrowhead": 3, "arrowsize": 1, "arrowwidth": 1, "ax": 0.8107, "axref": "x", "ay": 0.4466, "ayref": "y", "showarrow": true, "x": 0.8573, "xref": "x", "y": 0.4464, "yref": "y"}, {"arrowcolor": "gray", "arrowhead": 3, "arrowsize": 1, "arrowwidth": 1, "ax": -0.9268, "axref": "x", "ay": 0.04787, "ayref": "y", "showarrow": true, "x": -0.9383, "xref": "x", "y": 0.06878, "yref": "y"}, {"arrowcolor": "gray", "arrowhead": 3, "arrowsize": 1, "arrowwidth": 1, "ax": -0.215, "axref": "x", "ay": -0.6594, "ayref": "y", "showarrow": true, "x": -0.3005, "xref": "x", "y": -0.8909, "yref": "y"}, {"arrowcolor": "gray", "arrowhead": 3, "arrowsize": 1, "arrowwidth": 1, "ax": -0.6506, "axref": "x", "ay": 0.2741, "ayref": "y", "showarrow": true, "x": -0.8767, "xref": "x", "y": 0.3641, "yref": "y"}, {"arrowcolor": "gray", "arrowhead": 3, "arrowsize": 1, "arrowwidth": 1, "ax": -0.01481, "axref": "x", "ay": 0.922, "ayref": "y", "showarrow": true, "x": 0.008692, "xref": "x", "y": 0.9117, "yref": "y"}, {"arrowcolor": "gray", "arrowhead": 3, "arrowsize": 1, "arrowwidth": 1, "ax": -0.2205, "axref": "x", "ay": 0.6315, "ayref": "y", "showarrow": true, "x": -0.3109, "xref": "x", "y": 0.963, "yref": "y"}, {"arrowcolor": "gray", "arrowhead": 3, "arrowsize": 1, "arrowwidth": 1, "ax": 0.3619, "axref": "x", "ay": 0.6995, "ayref": "y", "showarrow": true, "x": 0.4583, "xref": "x", "y": 0.9084, "yref": "y"}, {"arrowcolor": "gray", "arrowhead": 3, "arrowsize": 1, "arrowwidth": 1, "ax": -0.1476, "axref": "x", "ay": -0.6616, "ayref": "y", "showarrow": true, "x": -0.233, "xref": "x", "y": -0.919, "yref": "y"}, {"arrowcolor": "gray", "arrowhead": 3, "arrowsize": 1, "arrowwidth": 1, "ax": -0.5458, "axref": "x", "ay": 0.4056, "ayref": "y", "showarrow": true, "x": -0.9111, "xref": "x", "y": -0.1269, "yref": "y"}, {"arrowcolor": "gray", "arrowhead": 3, "arrowsize": 1, "arrowwidth": 1, "ax": -0.5458, "axref": "x", "ay": 0.4056, "ayref": "y", "showarrow": true, "x": -0.1794, "xref": "x", "y": 0.937, "yref": "y"}, {"arrowcolor": "gray", "arrowhead": 3, "arrowsize": 1, "arrowwidth": 1, "ax": -0.5427, "axref": "x", "ay": 0.4035, "ayref": "y", "showarrow": true, "x": -0.9111, "xref": "x", "y": -0.1269, "yref": "y"}, {"arrowcolor": "gray", "arrowhead": 3, "arrowsize": 1, "arrowwidth": 1, "ax": -0.5427, "axref": "x", "ay": 0.4035, "ayref": "y", "showarrow": true, "x": -0.1794, "xref": "x", "y": 0.937, "yref": "y"}, {"arrowcolor": "gray", "arrowhead": 3, "arrowsize": 1, "arrowwidth": 1, "ax": -0.8515, "axref": "x", "ay": 0.1481, "ayref": "y", "showarrow": true, "x": -0.9135, "xref": "x", "y": 0.1625, "yref": "y"}, {"arrowcolor": "gray", "arrowhead": 3, "arrowsize": 1, "arrowwidth": 1, "ax": 0.8672, "axref": "x", "ay": -0.2821, "ayref": "y", "showarrow": true, "x": 0.951, "xref": "x", "y": -0.3167, "yref": "y"}, {"arrowcolor": "gray", "arrowhead": 3, "arrowsize": 1, "arrowwidth": 1, "ax": -0.6818, "axref": "x", "ay": 0.6932, "ayref": "y", "showarrow": true, "x": -0.7223, "xref": "x", "y": 0.7317, "yref": "y"}, {"arrowcolor": "gray", "arrowhead": 3, "arrowsize": 1, "arrowwidth": 1, "ax": 0.1006, "axref": "x", "ay": 0.9024, "ayref": "y", "showarrow": true, "x": 0.1085, "xref": "x", "y": 0.9887, "yref": "y"}], "hovermode": "closest", "margin": {"b": 20, "l": 5, "r": 5, "t": 40}, "showlegend": true, "title": {"font": {"size": 16}, "text": "Repository-Only Citation Network"}, "xaxis": {"showgrid": false, "showticklabels": false, "zeroline": false}, "yaxis": {"showgrid": false, "showticklabels": false, "zeroline": false}}}
